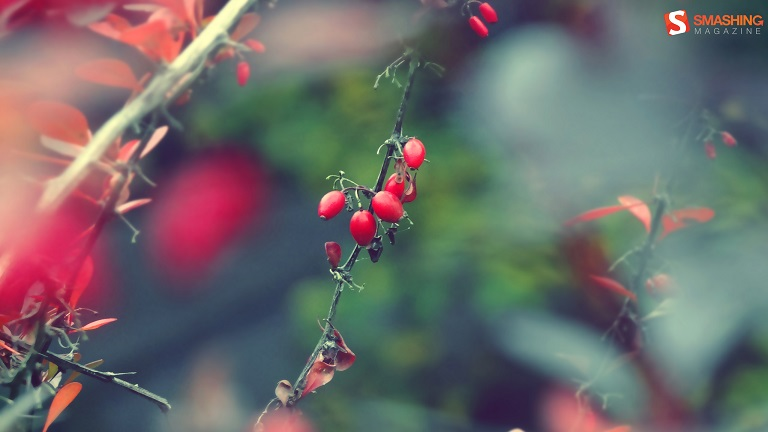
#> input picture images/autumn_impression.jpg, 768 x 432 px, found by its file name
$ python masking.py
#> lines starting #> are read from the running program, lines starting #| are printed output that depends on the picture; after the words box and inside, x2 and y2 are one past the last pixel; in counts of white or black regions, pixels touching at a corner belong together
import numpy as np
import cv2

image = cv2.imread("D:\\Github\\python-opencv\\images\\autumn_impression.jpg")
#> image is the input picture: shape (432, 768, 3); mean B, G, R 105.5, 105.4, 109.1
cv2.imshow("Original", image)
cv2.waitKey(0)

mask = np.zeros(image.shape[:2], dtype = "uint8")
cv2.imshow("Mask", mask)
cv2.waitKey(0)

(cX, cY) = (image.shape[1]/2, image.shape[0]/2)
#> cX = 384; cY = 216
cv2.rectangle(mask, (int(cX)- 75, int(cY) - 75), (int(cX) + 75, int(cY) + 75), 255, -1)
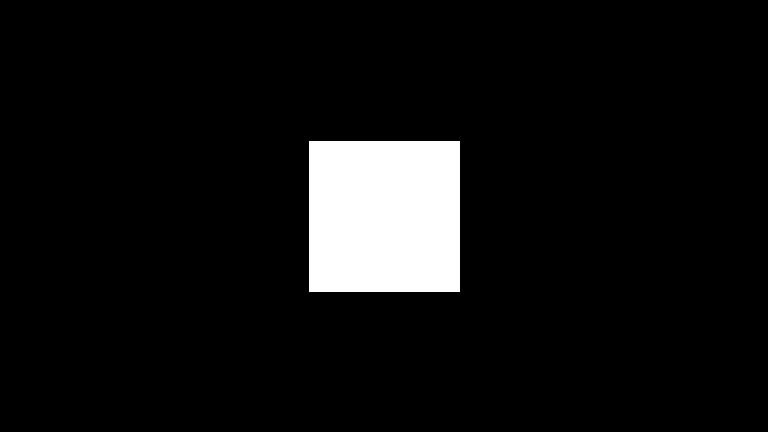
#> mask: shape (432, 768); 6.9% white; 1 white region, box (x1, y1, x2, y2) and area: (309, 141, 460, 292) 22801
cv2.imshow("Mask", mask)
cv2.waitKey(0)

masked = cv2.bitwise_and(image, image, mask = mask)
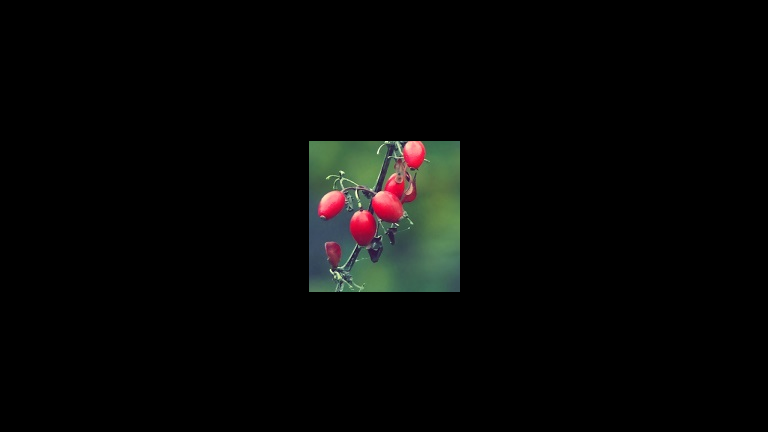
#> masked: shape (432, 768, 3); mean B, G, R 5.9, 7, 6.6
cv2.imshow("Masked", masked)
cv2.waitKey(0)

mask = np.zeros(image.shape[:2], dtype = "uint8")
cv2.circle(mask, (int(cX), int(cY)), 100, 255, -1)
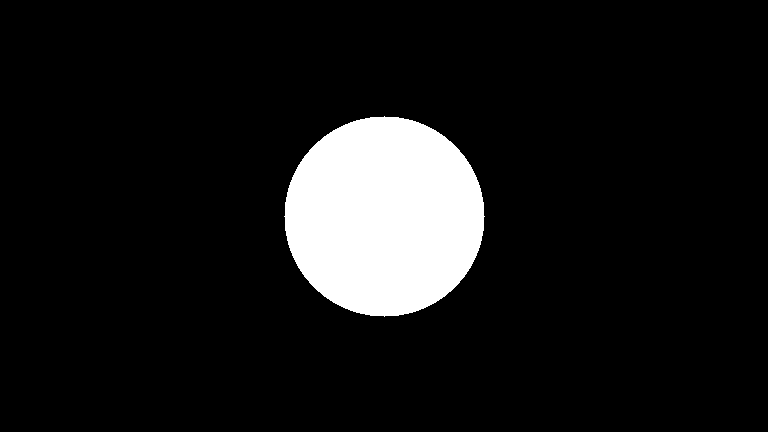
#> mask: shape (432, 768); 9.5% white; 1 white region, box (x1, y1, x2, y2) and area: (284, 116, 485, 317) 31417
masked = cv2.bitwise_and(image, image, mask = mask)
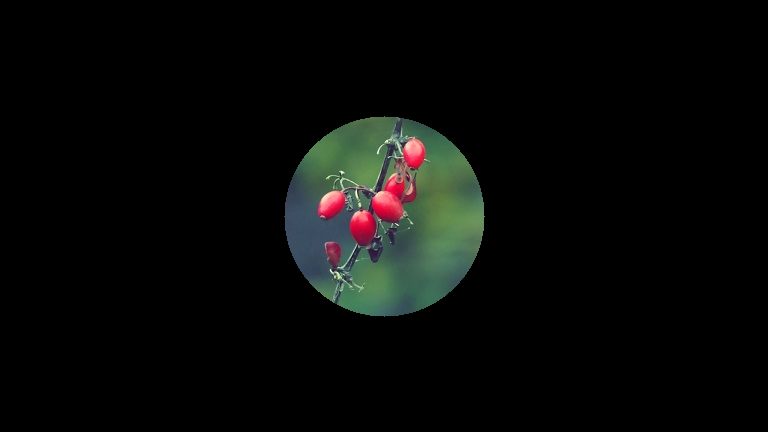
#> masked: shape (432, 768, 3); mean B, G, R 8.1, 9.7, 8.5
cv2.imshow("Mask", mask)
cv2.imshow("Mask applied", masked)
cv2.waitKey(0)

$ run again, with images/ocean.png saved as images/autumn_impression.jpg
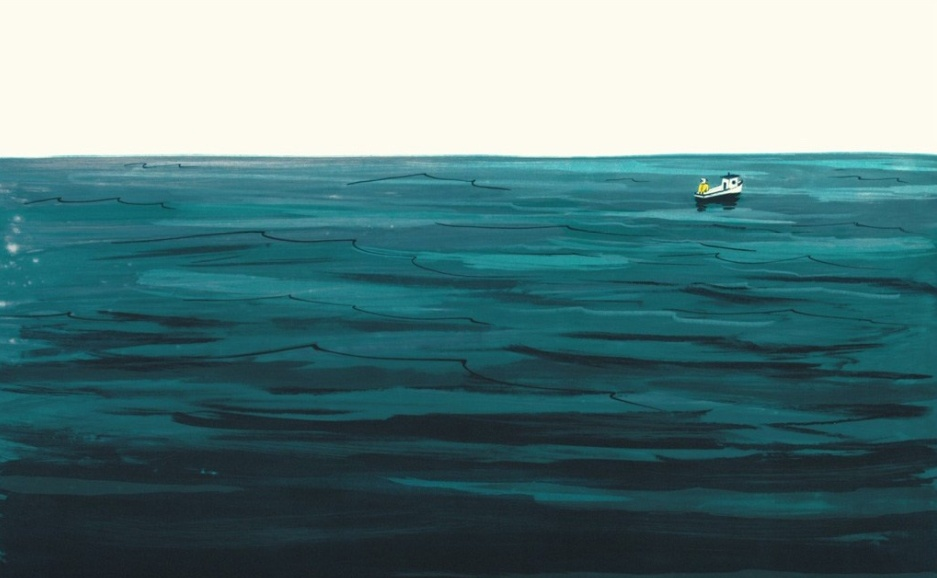
#> input picture images/ocean.png, 937 x 578 px, found by its file name
#> image is the input picture: shape (578, 937, 3); mean B, G, R 128.9, 127, 92.5
#> `cv2.rectangle(mask, (int(cX)- 75, int(cY) - 75), (int(cX) + 75, int(cY..`:
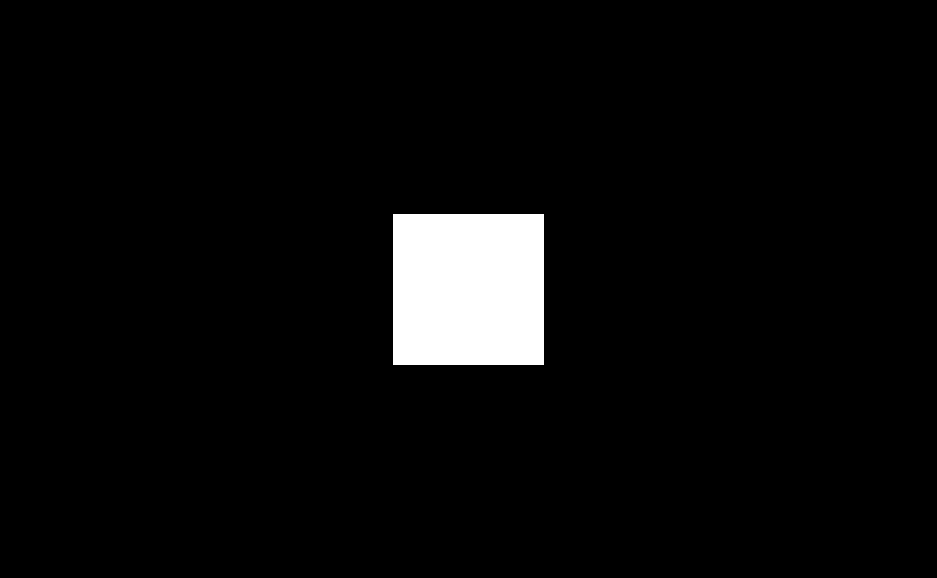
#> mask: shape (578, 937); 4.2% white; 1 white region, box (x1, y1, x2, y2) and area: (393, 214, 544, 365) 22801
#> `cv2.circle(mask, (int(cX), int(cY)), 100, 255, -1)`:
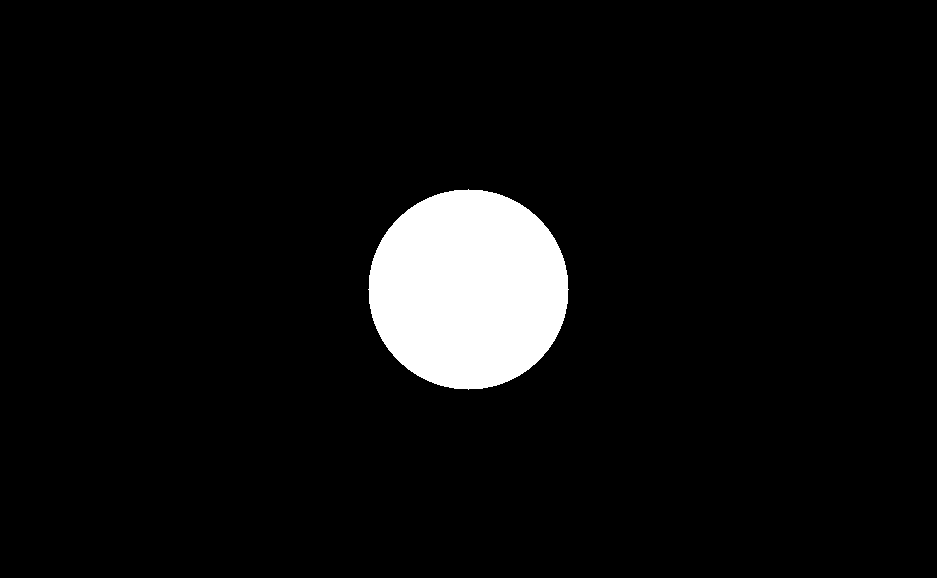
#> mask: shape (578, 937); 5.8% white; 1 white region, box (x1, y1, x2, y2) and area: (368, 189, 569, 390) 31417
